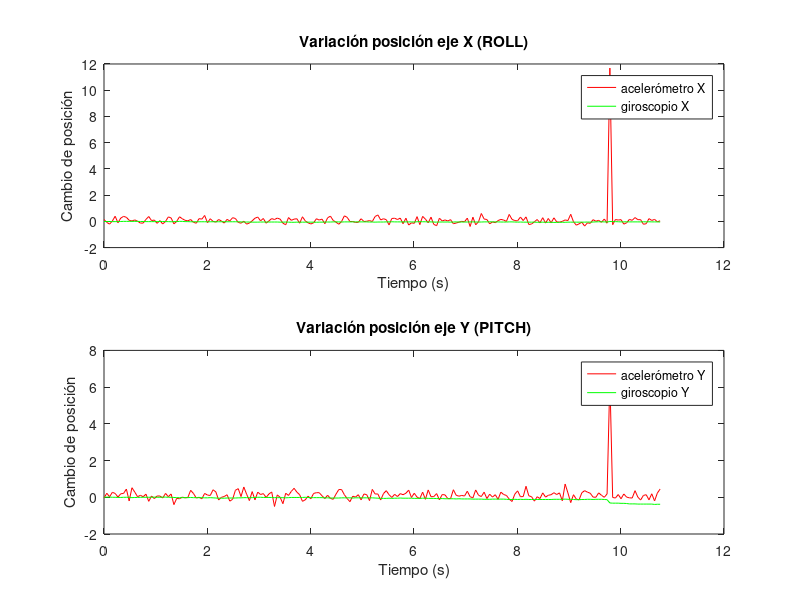

This chart was generated by the following MATLAB code:
% Lectura de los datos proporcionados por 
% el IMU en formato csv

clear,close,clc;

% Se leen los datos del archivo a partir de la fila 1
% y la columna 0. Esto se configura en el 2º y 3º
% parametro de la función 'csvread'
M = csvread('datos3.csv', 1, 0);
t = M(:,1) / 1000;
RollX = M(:,2);
RollY = M(:,3);
PitchX= M(:,4);
PitchY= M(:,5);

subplot(2,1,1);
plot(t,RollX,'r');
title('Variación posición eje X (ROLL)');
xlabel('Tiempo (s)');
ylabel('Cambio de posición');
hold on;
plot(t,PitchX,'g');
hold off;
legend('acelerómetro X', 'giroscopio X');

subplot(2,1,2);
plot(t,RollY,'r');
title('Variación posición eje Y (PITCH)');
xlabel('Tiempo (s)');
ylabel('Cambio de posición');
hold on;
plot(t,PitchY,'g');
legend('acelerómetro Y', 'giroscopio Y');

